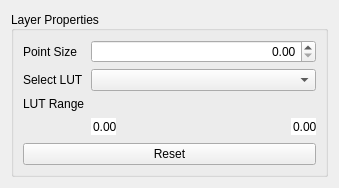
<?xml version="1.0" encoding="UTF-8"?>
<ui version="4.0">
 <class>MainWindow</class>
 <widget class="QWidget" name="MainWindow">
  <property name="geometry">
   <rect>
    <x>0</x>
    <y>0</y>
    <width>339</width>
    <height>187</height>
   </rect>
  </property>
  <property name="windowTitle">
   <string comment="Hell0" extracomment="Whats"/>
  </property>
  <property name="accessibleName">
   <string comment="Page" extracomment="Page"/>
  </property>
  <layout class="QGridLayout" name="gridLayout_9">
   <item row="0" column="0">
    <widget class="QGroupBox" name="layer_properties">
     <property name="layoutDirection">
      <enum>Qt::LeftToRight</enum>
     </property>
     <property name="title">
      <string>Layer Properties</string>
     </property>
     <property name="alignment">
      <set>Qt::AlignLeading|Qt::AlignLeft|Qt::AlignVCenter</set>
     </property>
     <layout class="QGridLayout" name="gridLayout_4">
      <item row="1" column="1">
       <layout class="QHBoxLayout" name="horizontalLayout_3">
        <item>
         <widget class="QComboBox" name="LUT">
          <property name="sizePolicy">
           <sizepolicy hsizetype="Preferred" vsizetype="Preferred">
            <horstretch>0</horstretch>
            <verstretch>0</verstretch>
           </sizepolicy>
          </property>
          <property name="toolTip">
           <string>&lt;html&gt;&lt;head/&gt;&lt;body&gt;&lt;p&gt;Select lookup table to represent measurement values.&lt;/p&gt;&lt;/body&gt;&lt;/html&gt;</string>
          </property>
         </widget>
        </item>
       </layout>
      </item>
      <item row="7" column="0">
       <widget class="QLabel" name="max_lut_mapping_label">
        <property name="toolTip">
         <string>&lt;html&gt;&lt;head/&gt;&lt;body&gt;&lt;p&gt;Ranged Slider to adjust contrast range of LUT.&lt;/p&gt;&lt;/body&gt;&lt;/html&gt;</string>
        </property>
        <property name="text">
         <string>LUT Range</string>
        </property>
       </widget>
      </item>
      <item row="1" column="0">
       <widget class="QLabel" name="select_lut_label">
        <property name="toolTip">
         <string>&lt;html&gt;&lt;head/&gt;&lt;body&gt;&lt;p&gt;Select lookup table to represent measurement values.&lt;/p&gt;&lt;/body&gt;&lt;/html&gt;</string>
        </property>
        <property name="text">
         <string>Select LUT</string>
        </property>
       </widget>
      </item>
      <item row="0" column="0">
       <widget class="QLabel" name="point_size_label">
        <property name="sizePolicy">
         <sizepolicy hsizetype="Preferred" vsizetype="Preferred">
          <horstretch>0</horstretch>
          <verstretch>0</verstretch>
         </sizepolicy>
        </property>
        <property name="toolTip">
         <string>&lt;html&gt;&lt;head/&gt;&lt;body&gt;&lt;p&gt;Size of points. Other elements are adjusted accordingly.&lt;/p&gt;&lt;p&gt;Default value is guessed from total size of image.&lt;/p&gt;&lt;/body&gt;&lt;/html&gt;</string>
        </property>
        <property name="text">
         <string>Point Size</string>
        </property>
       </widget>
      </item>
      <item row="0" column="1">
       <layout class="QHBoxLayout" name="horizontalLayout_2">
        <item>
         <widget class="QDoubleSpinBox" name="point_size">
          <property name="sizePolicy">
           <sizepolicy hsizetype="Minimum" vsizetype="Fixed">
            <horstretch>0</horstretch>
            <verstretch>0</verstretch>
           </sizepolicy>
          </property>
          <property name="minimumSize">
           <size>
            <width>100</width>
            <height>0</height>
           </size>
          </property>
          <property name="toolTip">
           <string>&lt;html&gt;&lt;head/&gt;&lt;body&gt;&lt;p&gt;Size of points. Other elements are adjusted accordingly.&lt;/p&gt;&lt;p&gt;Default value is guessed from total size of image.&lt;/p&gt;&lt;/body&gt;&lt;/html&gt;</string>
          </property>
          <property name="layoutDirection">
           <enum>Qt::LeftToRight</enum>
          </property>
          <property name="alignment">
           <set>Qt::AlignRight|Qt::AlignTrailing|Qt::AlignVCenter</set>
          </property>
         </widget>
        </item>
       </layout>
      </item>
      <item row="7" column="1">
       <layout class="QHBoxLayout" name="horizontalLayout_lut"/>
      </item>
      <item row="8" column="1">
       <layout class="QHBoxLayout" name="horizontalLayout">
        <item>
         <widget class="QDoubleSpinBox" name="min_lut_spinbox">
          <property name="sizePolicy">
           <sizepolicy hsizetype="Fixed" vsizetype="Fixed">
            <horstretch>0</horstretch>
            <verstretch>0</verstretch>
           </sizepolicy>
          </property>
          <property name="minimumSize">
           <size>
            <width>5</width>
            <height>0</height>
           </size>
          </property>
          <property name="maximumSize">
           <size>
            <width>25</width>
            <height>16777215</height>
           </size>
          </property>
          <property name="focusPolicy">
           <enum>Qt::WheelFocus</enum>
          </property>
          <property name="contextMenuPolicy">
           <enum>Qt::NoContextMenu</enum>
          </property>
          <property name="styleSheet">
           <string notr="true"/>
          </property>
          <property name="frame">
           <bool>false</bool>
          </property>
          <property name="buttonSymbols">
           <enum>QAbstractSpinBox::NoButtons</enum>
          </property>
          <property name="decimals">
           <number>3</number>
          </property>
          <property name="singleStep">
           <double>0.010000000000000</double>
          </property>
         </widget>
        </item>
        <item>
         <spacer name="horizontalSpacer">
          <property name="orientation">
           <enum>Qt::Horizontal</enum>
          </property>
          <property name="sizeHint" stdset="0">
           <size>
            <width>40</width>
            <height>20</height>
           </size>
          </property>
         </spacer>
        </item>
        <item>
         <widget class="QDoubleSpinBox" name="max_lut_spinbox">
          <property name="sizePolicy">
           <sizepolicy hsizetype="Fixed" vsizetype="Fixed">
            <horstretch>0</horstretch>
            <verstretch>0</verstretch>
           </sizepolicy>
          </property>
          <property name="maximumSize">
           <size>
            <width>25</width>
            <height>16777215</height>
           </size>
          </property>
          <property name="styleSheet">
           <string notr="true"/>
          </property>
          <property name="frame">
           <bool>false</bool>
          </property>
          <property name="alignment">
           <set>Qt::AlignRight|Qt::AlignTrailing|Qt::AlignVCenter</set>
          </property>
          <property name="buttonSymbols">
           <enum>QAbstractSpinBox::NoButtons</enum>
          </property>
          <property name="decimals">
           <number>3</number>
          </property>
          <property name="singleStep">
           <double>0.010000000000000</double>
          </property>
         </widget>
        </item>
       </layout>
      </item>
      <item row="9" column="0" colspan="2">
       <widget class="QPushButton" name="reset_lut">
        <property name="text">
         <string>Reset</string>
        </property>
       </widget>
      </item>
     </layout>
    </widget>
   </item>
  </layout>
 </widget>
 <resources/>
 <connections/>
</ui>
